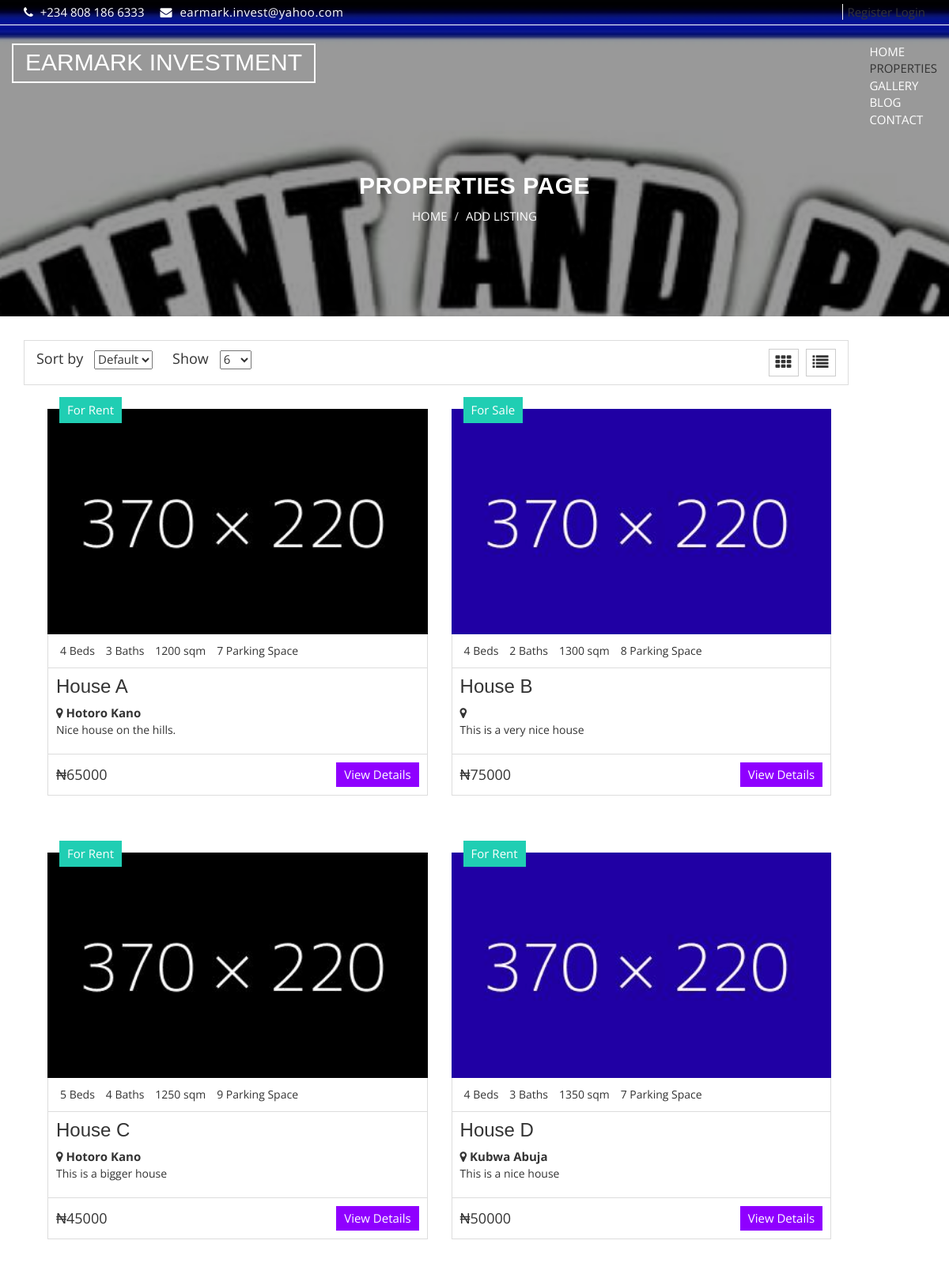
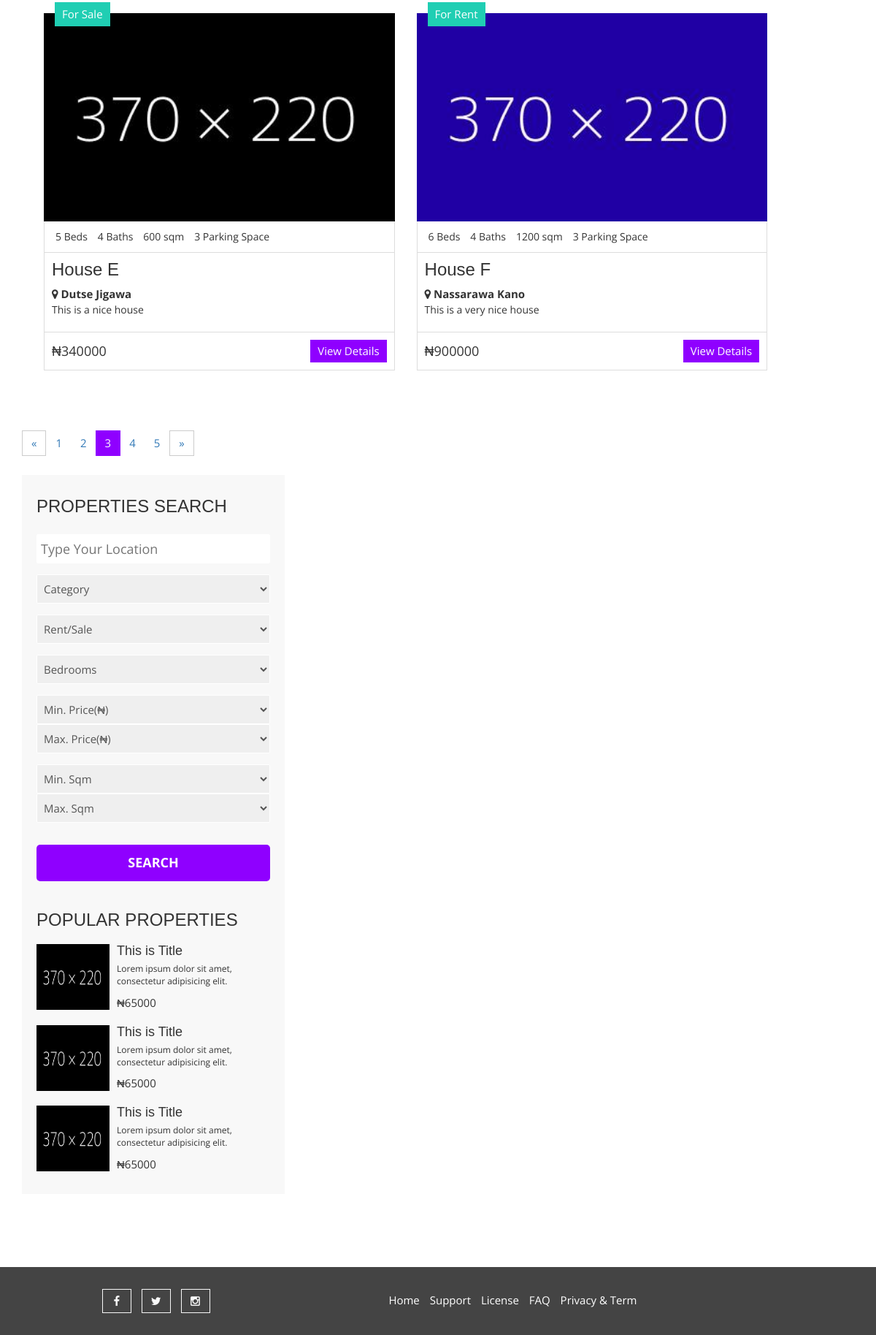
Page /properties_list on the committed database (2 pictures, top to bottom).
### e_web/apps/public/models.py (models this page shows, shortened)
class Properties_Listing(models.Model):
    title = models.CharField(max_length=150)
    price = models.IntegerField()
    parking_space = models.IntegerField(null=True)
    bedrooms = models.IntegerField()
    bathrooms = models.IntegerField()
    sqm = models.IntegerField()
    address = models.CharField(max_length=200)
    image = models.ImageField()
    description = models.CharField(max_length=500)
    google_map = models.CharField(max_length=500)
    status = models.CharField(max_length=50)
    location = models.CharField(max_length=100)

### e_web/apps/public/views.py (the view)
# urls.py: path('properties_list', views.properties_list, name="properties_list"),
def properties_list(request):
    listings = Properties_Listing.objects.all()
    context = {
        "listings": listings
    }
    return render(request, 'properties.html', context)

### e_web/templates/properties.html (shortened to what this page needs)
{% extends 'base.html' %}
{% load static %}
{% block content %}
<!DOCTYPE html>
<html lang="en">
  <head>
  </head>
  <body class="aa-price-range">
    <section id="aa-property-header">
      <div class="container">
        <div class="row">
          <div class="col-md-12">
            <div class="aa-property-header-inner">
              <h2>Properties Page</h2>
              <ol class="breadcrumb">
                <li>
                  {% url 'public:index' as index_url %}{% if request.path == index_url %}{% else %}<a
                    href="{{ index_url }}">HOME</a>{% endif %}</span></a>
                </li>
                <li>{% url 'public:create' as create_url %}{% if request.path == create_url %}{% else %}<a
                    href="{{ create_url }}">ADD LISTING</a>{% endif %}</span></a>
                </li>
              </ol>
            </div>
          </div>
        </div>
      </div>
    </section>
    <section id="aa-properties">
      <div class="container">
        <div class="row">
          <div class="col-md-11">
            <div class="aa-properties-content">
              <div class="aa-properties-content-head">
                <div class="aa-properties-content-head-left">
                  <form action="" class="aa-sort-form">
                    <label for="">Sort by</label>
                    <select name="">
                      <option value="1" selected="Default">Default</option>
                    </select>
                  </form>
                  <form action="" class="aa-show-form">
                    <label for="">Show</label>
                    <select name="">
                      <option value="1" selected="12">6</option>
                    </select>
                  </form>
                </div>
                <div class="aa-properties-content-head-right">
                  <a id="aa-grid-properties" href="#"><span class="fa fa-th"></span></a>
                  <a id="aa-list-properties" href="#"><span class="fa fa-list"></span></a>
                </div>
              </div>
              {% for listing in listings %}
              <div class="aa-properties-content-body">
                <span class="aa-properties-nav">
                  <li>
                    <article class="aa-properties-item">
                      <a class="aa-properties-item-img" href="#">
                        <img alt="img" src="{{ listing.image.url }}">
                      </a>
                      <div class="aa-tag for-rent">
                        {{listing.status}}
                      </div>
                      <div class="aa-properties-item-content">
                        <div class="aa-properties-info">
                          <span>{{ listing.bedrooms }} Beds</span>
                          <span>{{ listing.bathrooms }} Baths</span>
                          <span>{{ listing.sqm }} sqm</span>
                          <span>{{ listing.parking_space }} Parking Space</span>
                        </div>
                        <div class="aa-properties-about">
                          <h3><a href="#">
                              {{ listing.title }}
                            </a></h3>
                          <strong>
                            <i class="fa fa-map-marker"></i>
                            {{ listing.location }}
                          </strong>
                          <p>{{ listing.description}}</p>
                        </div>
                        <div class="aa-properties-detial">
                          <span class="aa-price">
                            ₦{{ listing.price }}
                          </span>
                          <a class="aa-secondary-btn" href="/properties_list/{{ listing.id }}">View Details</a>
                        </div>
                      </div>
                    </article>
                    {% endfor %}
                  </li>
                </span>
              </div>
              <div class="aa-properties-content-bottom">
                <nav>
                  <ul class="pagination">
                    <li>
                      <a href="#" aria-label="Previous">
                        <span aria-hidden="true">&laquo;</span>
                      </a>
                    </li>
                    <li><a href="#">1</a></li>
                    <li><a href="#">2</a></li>
                    <li class="active"><a href="#">3</a></li>
                    <li><a href="#">4</a></li>
                    <li><a href="#">5</a></li>
                    <li>
                      <a href="#" aria-label="Next">
                        <span aria-hidden="true">&raquo;</span>
                      </a>
                    </li>
                  </ul>
                </nav>
              </div>
            </div>
          </div>
          <div class="col-md-4">
            <aside class="aa-properties-sidebar">
              <div class="aa-properties-single-sidebar">
                <h3>Properties Search</h3>
                <form action="">
                  <div class="aa-single-advance-search">
                    <input type="text" placeholder="Type Your Location">
                  </div>
                  <div class="aa-single-advance-search">
                    <select id="" name="">
                      <option value="0" selected>Category</option>
                    </select>
                  </div>
                  <div class="aa-single-advance-search">
                    <select id="" name="">
                      <option value="0" selected>Rent/Sale</option>
                    </select>
                  </div>
                  <div class="aa-single-advance-search">
                    <select id="" name="">
                      <option value="0" selected>Bedrooms</option>
                    </select>
                  </div>
                  <div class="aa-single-advance-search">
                    <select>
                      <option value="0" selected>Min. Price(₦)</option>
                    </select>
                    <select>
                      <option value="0" selected>Max. Price(₦)</option>
                    </select>
                  </div>
                  <div class="aa-single-advance-search">
                    <select>
                      <option value="0" selected>Min. Sqm</option>
                    </select>
                    <select>
                      <option value="0" selected>Max. Sqm</option>
                    </select>
                  </div>
                  <div class="aa-single-advance-search">
                    <input type="submit" value="Search" class="aa-search-btn">
                  </div>
                </form>
              </div>
              <div class="aa-properties-single-sidebar">
                <h3>Popular Properties</h3>
                <div class="media">
                  <div class="media-left">
                    <a href="#">
                      <img class="media-object" src="{% static 'theme/img/item/1.jpg' %}" alt="img">
                    </a>
                  </div>
                  <div class="media-body">
                    <h4 class="media-heading"><a href="#">This is Title</a></h4>
                    <p>Lorem ipsum dolor sit amet, consectetur adipisicing elit.</p>
                    <span>₦65000</span>
                  </div>
                </div>
                <div class="media">
                  <div class="media-left">
                    <a href="#">
                      <img class="media-object" src="{% static 'theme/img/item/1.jpg' %}" alt="img">
                    </a>
                  </div>
                  <div class="media-body">
                    <h4 class="media-heading"><a href="#">This is Title</a></h4>
                    <p>Lorem ipsum dolor sit amet, consectetur adipisicing elit.</p>
                    <span>₦65000</span>
                  </div>
                </div>
                <div class="media">
                  <div class="media-left">
                    <a href="#">
                      <img class="media-object" src="{% static 'theme/img/item/1.jpg' %}" alt="img">
                    </a>
                  </div>
                  <div class="media-body">
                    <h4 class="media-heading"><a href="#">This is Title</a></h4>
                    <p>Lorem ipsum dolor sit amet, consectetur adipisicing elit.</p>
                    <span>₦65000</span>
                  </div>
                </div>
              </div>
            </aside>
          </div>
        </div>
      </div>
    </section>
    <footer id="aa-footer">
      <div class="container">
        <div class="row">
          <div class="col-md-12">
            <div class="aa-footer-area">
              <div class="row">
                <div class="col-md-3 col-sm-6 col-xs-12">
                  <div class="aa-footer-middle">
                    <a href="https://www.facebook.com/earmarkinvest"><i class="fa fa-facebook"></i></a>
                    <a href="https://x.com/earmarkinvest"><i class="fa fa-twitter"></i></a>
                    <a href="https://www.instagram.com/earmarkinvest"><i class="fa fa-instagram"></i></a>
                  </div>
                </div>
                <div class="col-md-6 col-sm-12 col-xs-12">
                  <div class="aa-footer-right">
                    <a href="#">Home</a>
                    <a href="#">Support</a>
                    <a href="#">License</a>
                    <a href="#">FAQ</a>
                    <a href="#">Privacy & Term</a>
                  </div>
                </div>
              </div>
            </div>
          </div>
        </div>
      </div>
    </footer>
  </body>
</html>
{% endblock %}

### static/theme/css/theme-color/violet-theme.css (style rules this page uses)
h2 { color: #8f00ff; }
.aa-secondary-btn { background-color: #8f00ff; }
#aa-properties .aa-properties-sidebar .aa-properties-single-sidebar .aa-single-advance-search .aa-search-btn { background-color: #8f00ff; }
.aa-properties-content-bottom .pagination .active a { background-color: #8f00ff; }

### rows in the picture
Properties_Listing: image (picture), status "For Rent", bedrooms "4", bathrooms "3", sqm "1200", parking_space "7", title "House A", location "Hotoro Kano", description "Nice house on the hills.", price "65000"
Properties_Listing: image (picture), status "For Sale", bedrooms "4", bathrooms "2", sqm "1300", parking_space "8", title "House B", description "This is a very nice house", price "75000"
Properties_Listing: image (picture), status "For Rent", bedrooms "5", bathrooms "4", sqm "1250", parking_space "9", title "House C", location "Hotoro Kano", description "This is a bigger house", price "45000"
Properties_Listing: image (picture), status "For Rent", bedrooms "4", bathrooms "3", sqm "1350", parking_space "7", title "House D", location "Kubwa Abuja", description "This is a nice house", price "50000"
Properties_Listing: image (picture), status "For Sale", bedrooms "5", bathrooms "4", sqm "600", parking_space "3", title "House E", location "Dutse Jigawa", description "This is a nice house", price "340000"
Properties_Listing: image (picture), status "For Rent", bedrooms "6", bathrooms "4", sqm "1200", parking_space "3", title "House F", location "Nassarawa Kano", description "This is a very nice house", price "900000"
